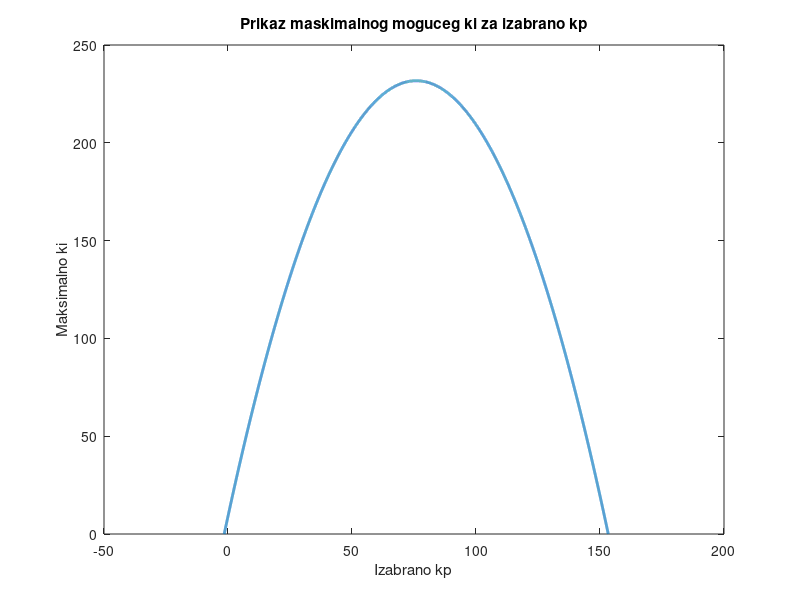

Here is the MATLAB script that generated this plot:
% Racun za ki

B = 5.28;
M = 0.264;
k = 2.64;
% Jednacina ispod je dobijena iz c1
koreni = roots([64*M (64*M*k - 64*B^2 - 8*B*k - 512*B*M) -1*(64*B*B + 8*B*k*k + 512*B*M*k)]);
disp('Opseg u kome se kp moze nalaziti je:')
disp(koreni)
% Posto su korani prvog prvog clana (kvadratna jednacina) 153.3296 i
% -1.5296 drugi clan po apsolutnoj vrednosti mora biti manji od prvog za svako kp iz ovog opsega, a
% posto je drugi clan uvek negativan, kp se mora uvek uzeti iz navedenog
% opsega
kp = 153;

prvi_clan = 64*B*B + 8*B*k*k + 512*B*M*k - 64*M*kp*k + 64*B*B*kp + 8*B*k*kp + 512*B*M*kp - 64*M*kp*kp;

drugi_clan = 8*B*B + 128*B*M + 512*M*M;

ki = prvi_clan/drugi_clan;
disp('Maksimalno ki za dato kp:')
disp(ki)
disp('kp za koje se dobija maksimalno moguce ki u sistemu:')
kp_za_max_ki = sum(koreni)/2;
disp(kp_za_max_ki)

kp_osa = -1.5296:0.01:153.3296;
ki_osa = (64*B*B + 8*B*k*k + 512*B*M*k - 64*M*kp_osa*k + 64*B*B*kp_osa + 8*B*k*kp_osa + 512*B*M*kp_osa - 64*M*kp_osa.^2)/(8*B*B + 128*B*M + 512*M*M);

figure, plot(kp_osa, ki_osa, 'linewidth', 2)
title('Prikaz maskimalnog moguceg ki za izabrano kp')
xlabel('Izabrano kp')
ylabel('Maksimalno ki')